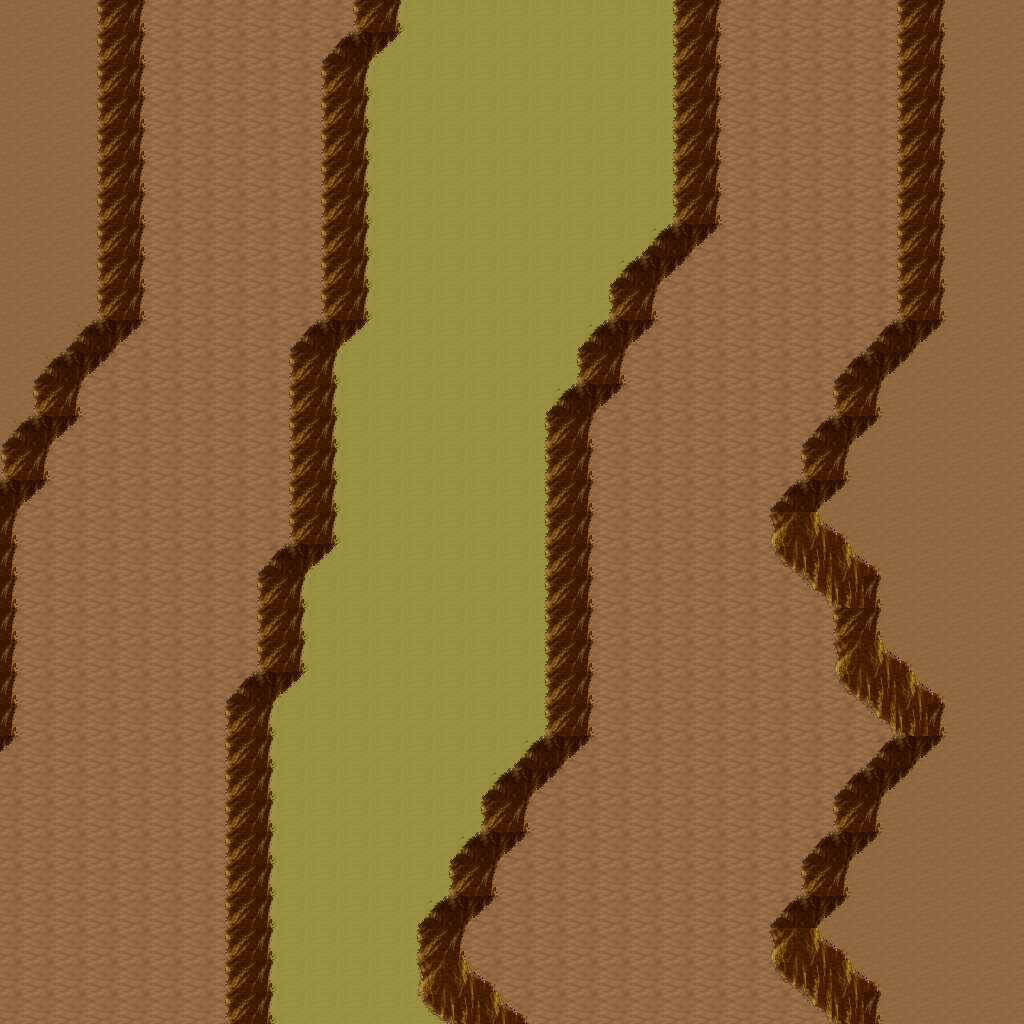

This is a level from a 2D game, rendered from its Tiled map with the project's own tilesets. A one-line summary and the map file follow, with tile-layer data summarised:
An orthogonal 32x32 tile map with 32x32 px tiles, 5 tile layers (Ground, Objects, Objects2, Above, ...), 1 hidden layer not drawn, 8 tilesets.

<map version="1.10" tiledversion="1.11.0" orientation="orthogonal" renderorder="right-down" width="32" height="32" tilewidth="32" tileheight="32" infinite="0" nextlayerid="11" nextobjectid="1">
 <tileset firstgid="1" name="logic_collision" tilewidth="32" tileheight="32" tilecount="1" columns="1">
  <image source="../drawable/logic_collision.png" width="32" height="32" />
 </tileset>
 <tileset firstgid="2" name="ground_ground" tilewidth="32" tileheight="32" tilecount="33" columns="3">
  <image source="../drawable/ground_ground.png" width="96" height="352" />
 </tileset>
 <tileset firstgid="35" name="ground_ridge_earth_pale" tilewidth="32" tileheight="32" tilecount="96" columns="12">
  <image source="../drawable/ground_ridge_earth_pale.png" width="384" height="256" />
 </tileset>
 <tileset firstgid="131" name="ground_ridge_earth_dark" tilewidth="32" tileheight="32" tilecount="96" columns="12">
  <image source="../drawable/ground_ridge_earth_dark.png" width="384" height="256" />
 </tileset>
 <tileset firstgid="227" name="terrain_desert" tilewidth="32" tileheight="32" tilecount="88" columns="8">
  <image source="../drawable/terrain_desert.png" width="256" height="352" />
 </tileset>
 <tileset firstgid="315" name="plant_tree_tree_darkgreen" tilewidth="32" tileheight="32" tilecount="88" columns="8">
  <image source="../drawable/plant_tree_tree_darkgreen.png" width="256" height="352" />
 </tileset>
 <tileset firstgid="403" name="ground_sand_2" tilewidth="32" tileheight="32" tilecount="15" columns="5">
  <image source="../drawable/ground_sand_2.png" width="160" height="96" />
 </tileset>
 <tileset firstgid="418" name="plant_cactus_2" tilewidth="32" tileheight="32" tilecount="10" columns="5">
  <image source="../drawable/plant_cactus_2.png" width="160" height="64" />
 </tileset>
 <layer id="1" name="Ground" width="32" height="32">
  <data>[1024 cells, 1024 non-empty, 3 distinct tile ids]</data>
 </layer>
 <layer id="2" name="Objects" width="32" height="32">
  <data>[1024 cells, 270 non-empty, 11 distinct tile ids]</data>
 </layer>
 <layer id="3" name="Objects2" width="32" height="32">
  <data>[1024 cells, 0 non-empty, 0 distinct tile ids]</data>
 </layer>
 <layer id="4" name="Above" width="32" height="32">
  <data>[1024 cells, 0 non-empty, 0 distinct tile ids]</data>
 </layer>
 <layer id="5" name="Above2" width="32" height="32">
  <data>[1024 cells, 0 non-empty, 0 distinct tile ids]</data>
 </layer>
 <layer id="6" name="Walkable" width="32" height="32" visible="0">
  <data>[1024 cells, 120 non-empty, 1 distinct tile ids]</data>
 </layer>
 <objectgroup id="7" name="Mapevents" />
 <objectgroup id="8" name="Spawn" />
 <objectgroup id="9" name="Keys" />
 <objectgroup id="10" name="Replace" />
</map>
